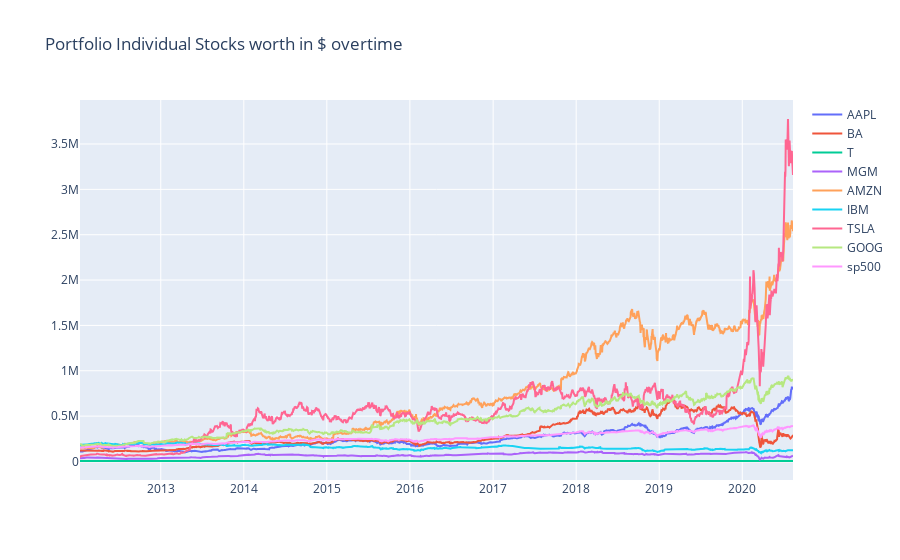

Notebook cell for this chart:
### Code cell
# plot all stocks
interactive_plot(df_portfolio.drop(['Portfolio Daily % Return','Portfolio Daily worth in $'], axis=1), \
                 'Portfolio Individual Stocks worth in $ overtime')

### Figure 1 — Plotly figure (JSON) as saved in the notebook; plotly's stock layout.template omitted (floating-point values rounded to 4 significant figures; data arrays with more than 128 entries replaced by an {"elided": "..."} marker saying what was removed)
{"data": [{"name": "AAPL", "type": "scatter", "x": {"elided": "2159 str values"}, "y": {"elided": "2159 float values"}}, {"name": "BA", "type": "scatter", "x": {"elided": "2159 str values"}, "y": {"elided": "2159 float values"}}, {"name": "T", "type": "scatter", "x": {"elided": "2159 str values"}, "y": {"elided": "2159 float values"}}, {"name": "MGM", "type": "scatter", "x": {"elided": "2159 str values"}, "y": {"elided": "2159 float values"}}, {"name": "AMZN", "type": "scatter", "x": {"elided": "2159 str values"}, "y": {"elided": "2159 float values"}}, {"name": "IBM", "type": "scatter", "x": {"elided": "2159 str values"}, "y": {"elided": "2159 float values"}}, {"name": "TSLA", "type": "scatter", "x": {"elided": "2159 str values"}, "y": {"elided": "2159 float values"}}, {"name": "GOOG", "type": "scatter", "x": {"elided": "2159 str values"}, "y": {"elided": "2159 float values"}}, {"name": "sp500", "type": "scatter", "x": {"elided": "2159 str values"}, "y": {"elided": "2159 float values"}}], "layout": {"legend": {"tracegroupgap": 0}, "title": {"text": "Portfolio Individual Stocks worth in $ overtime"}, "xaxis": {"anchor": "y", "domain": [0, 1]}, "yaxis": {"anchor": "x", "domain": [0, 1]}}}
